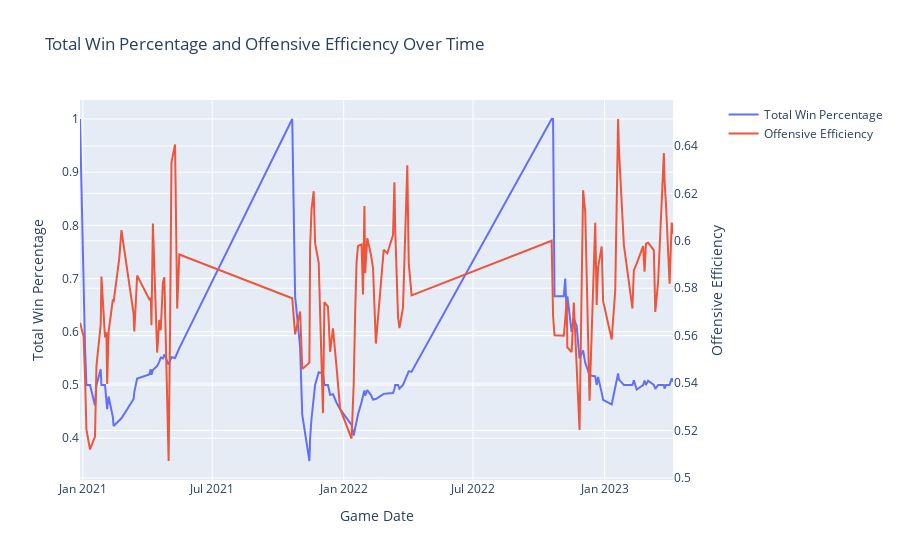

Notebook code for this chart:
### Code cell
from plotly.subplots import make_subplots
import plotly.graph_objects as go

# Create a figure with secondary y-axis
fig = make_subplots(specs=[[{"secondary_y": True}]])

# Add traces
fig.add_trace(
    go.Scatter(x=hawks_data_sorted['GAME_DATE'], y=hawks_data_sorted['TOTAL_WIN_PCTG'], name="Total Win Percentage"),
    secondary_y=False,
)

fig.add_trace(
    go.Scatter(x=hawks_data_sorted['GAME_DATE'], y=hawks_data_sorted['ROLLING_OE'], name="Offensive Efficiency"),
    secondary_y=True,
)

# Add figure title
fig.update_layout(title_text="Total Win Percentage and Offensive Efficiency Over Time")

# Set x-axis title
fig.update_xaxes(title_text="Game Date")

# Set y-axes titles
fig.update_yaxes(title_text="Total Win Percentage", secondary_y=False)
fig.update_yaxes(title_text="Offensive Efficiency", secondary_y=True)

fig.show()
